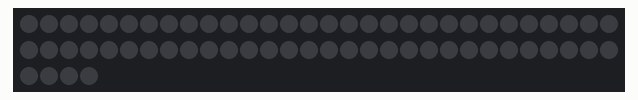
Simulated run of this sketch. Board: ESP32. On the bench: 64 RGB LEDs in strip order, left to right, continuing on the next row. Dim RGB values are drawn brighter than linear.

Above: at 0.1 s.
At 4.1 s:
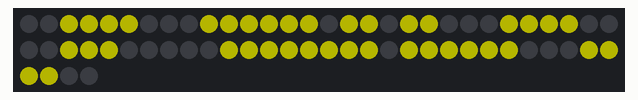
At 7.1 s:
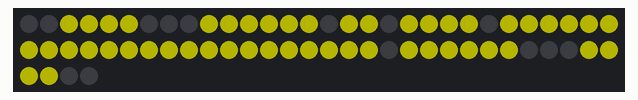

Measured:
- by itself, everything shown: repeats every 8.0 s, in 8 steps
- what the display in image 2 shows lasts 1.0 s, from 7.0 s to 8.0 s

The sketch:

FastLED-ESP32_M64.ino
```cpp
#include <FastLED.h>

#define NUM_LEDS 64
#define DATA_PIN 18 // Use o pino correto do ESP32

CRGB leds[NUM_LEDS];

// Defina os dados da matriz de imagem
const uint64_t IMAGES[] = {
  0x0000000000000000,
  0x3c7efffffffb7e3c,
  0x3c7eff07fffb7e3c,
  0x3c7eff070ffb7e3c,
  0x3c7eff070f1b7e3c,
  0x3c7eff071f7b7e3c,
  0x3c7eff1fff7b7e3c,
  0x3c7effffff7b7e3c
};
const int IMAGES_LEN = sizeof(IMAGES) / 8;

void setup() {
  FastLED.addLeds<WS2812B, DATA_PIN, GRB>(leds, NUM_LEDS);
  FastLED.setBrightness(64); // Ajuste o brilho conforme necessário
}

void loop() {
  // Exiba cada imagem por 1 segundo
  for (int i = 0; i < IMAGES_LEN; i++) {
    for (int j = 0; j < NUM_LEDS; j++) {
      // Verifique se o bit está definido na imagem
      if (bitRead(IMAGES[i], j)) {
        leds[j] = CRGB::CRGB::Yellow; // Cor dos LEDs ligados
      } else {
        leds[j] = CRGB::Black; // Cor dos LEDs desligados
      }
    }
    FastLED.show();
    delay(1000);
  }
}
```
